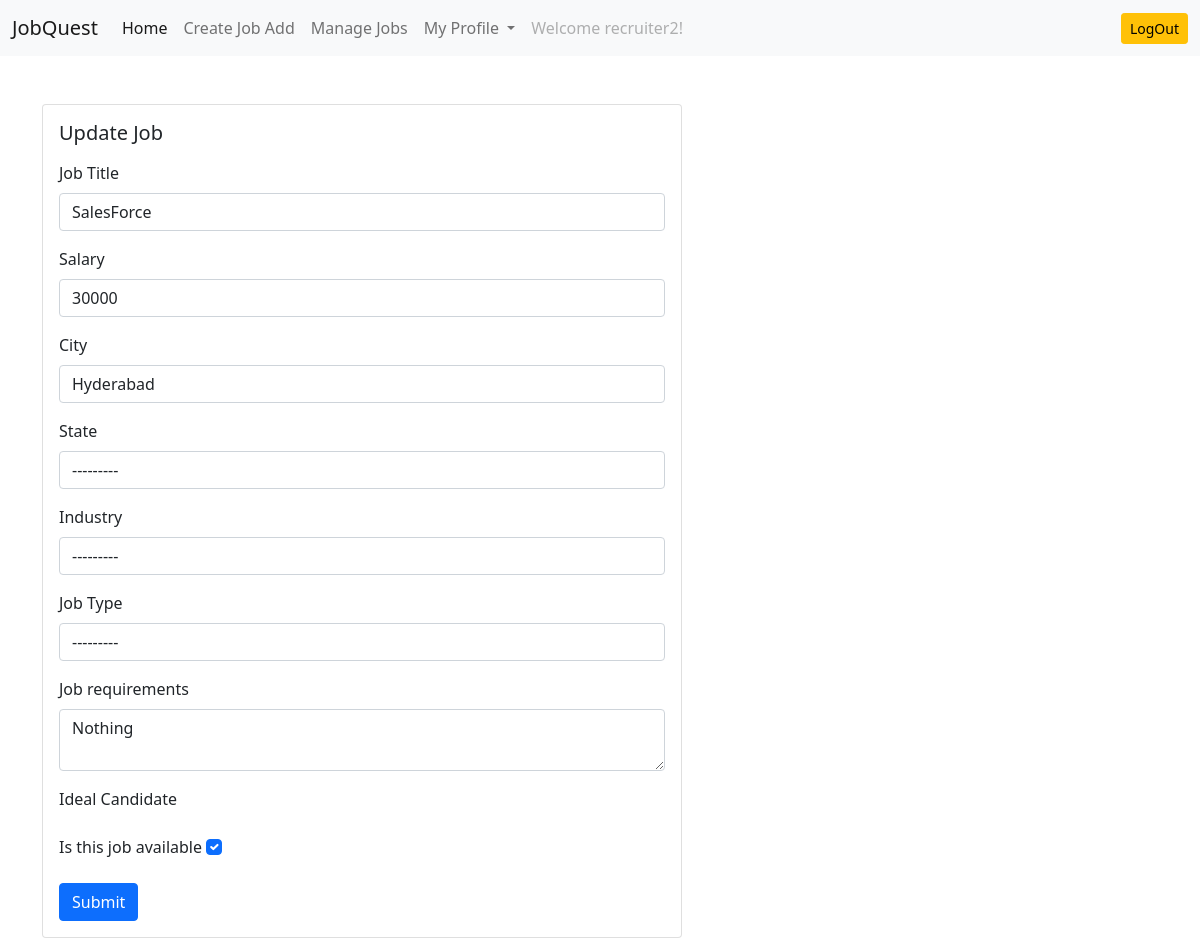
The app's page /job/update-job/1/ (signed in) with its own data.
### users/models.py (models this page shows)
class User(AbstractUser):
    email = models.EmailField(unique=True)
    is_recruiter = models.BooleanField(default=False)
    is_applicant = models.BooleanField(default=False)
    has_resume = models.BooleanField(default=False)
    has_company =  models.BooleanField(default=False)

### job/models.py (models this page shows, shortened)
class Job(models.Model):
    job_type_choices=(
        ('Remote','Remote'),
        ('Onsite','Onsite'),
        ('Hybrid','Hybrid')
    )
    user = models.ForeignKey(User,on_delete=models.CASCADE)
    company = models.ForeignKey(Company, on_delete=models.CASCADE)
    title = models.CharField(max_length=100)
    city = models.CharField(max_length=100)
    salary = models.PositiveIntegerField(default=30000)
    min_experience = models.PositiveIntegerField(default=0)
    max_experience = models.PositiveIntegerField(default=2)
    requirements = models.TextField()   # skills
    skills = models.TextField()
    is_available = models.BooleanField(default=True)
    timestamp = models.DateTimeField(auto_now_add=True)
    industry = models.ForeignKey(Industry, on_delete=models.DO_NOTHING, null=True, blank = True)
    state = models.ForeignKey(State, on_delete=models.DO_NOTHING, null=True, blank=True)
    job_type = models.CharField(max_length=20, choices = job_type_choices, null = True, blank =True)

### job/views.py (the view)
# urls.py: path('update-job/<int:pk>/', views.update_job,name='update-job'),
def update_job(request,pk):
    if request.user.is_recruiter and request.user.has_company:
        job = Job.objects.get(pk=pk)
        if request.method == 'POST':
            form = UpdateJobForm(request.POST, instance=job)
            if form.is_valid():
                form.save()
                messages.info(request,'Your job info has been updated')
                return redirect('dashboard')
            else:
                messages.warning(request,'Something went wrong')
        else:
            form = UpdateJobForm(instance=job)
            context = {'form': form}
            return render(request,'job/update_job.html', context)
    else:
        messages.warning(request, 'Permission Denied')
        return redirect('dashboard')

### job/form.py
class UpdateJobForm(forms.ModelForm):
    class Meta:
        model = Job
        exclude = ('user', 'company')

### job/models.py (called while the page is built)
    def __str__(self):
        return self.name

    def __str__(self):
        return self.name

### templates/job/update_job.html (shortened to what this page needs)
{% extends 'base.html' %}
{% load widget_tweaks %}
{% block content %}
<div class="row">
    <div class="col-md-6">
        <div class="card mx-auto" style="width: 40rem;">
            <div class="card-body">
                <h5 class="card-title mb-3"> Update Job </h5>
                <form method="POST">
                    <div class="mb-3">
                        <label for="exampleInputEmaila" class="form-label">Job Title</label>
                        {% render_field form.title class="form-control" %}
                    </div>
                    <div class="mb-3">
                        <label for="exampleInputEmaila" class="form-label">Salary</label>
                        {% render_field form.salary class="form-control" %}
                    </div>
                    <div class="mb-3">
                        <label for="exampleInputEmaila" class="form-label">City</label>
                        {% render_field form.city class="form-control" %}
                    </div>
                    <div class="mb-3">
                        <label for="exampleInputEmaila" class="form-label">State</label>
                        {% render_field form.state class="form-control" %}
                    </div>
                    <div class="mb-3">
                        <label for="exampleInputEmaila" class="form-label">Industry</label>
                        {% render_field form.industry class="form-control" %}
                    </div>
                    <div class="mb-3">
                        <label for="exampleInputEmaila" class="form-label">Job Type</label>
                        {% render_field form.job_type class="form-control" %}
                    </div>
                    <div class="mb-3">
                        <label for="exampleInputEmaila" class="form-label">Job requirements</label>
                        {% render_field form.requirements|attr:"rows:2" class="form-control" %}
                    </div>
                    <div class="mb-3">
                        <label for="exampleInputPassword1" class="form-label">Ideal Candidate</label>
                    </div>
                    <div class="mb-3">
                        <label for="exampleInputPassword1" class="form-label">Is this job available</label>
                        {% render_field form.is_available class="form-check-input" %}
                    </div>
                    <button type="submit" class="btn btn-primary"> Submit</button>
                </form>
            </div>
        </div>
    </div>
</div>
{% endblock content %}

### templates/base.html (shortened to what this page needs)
<!DOCTYPE html>
<html lang="en">
<head>
  <link href="https://cdn.jsdelivr.net/npm/bootstrap@5.0.2/dist/css/bootstrap.min.css" rel="stylesheet"
>
</head>
<body>
  <nav class="navbar navbar-expand-lg navbar-light bg-light">
    <div class="container-fluid">
      <a class="navbar-brand" href="{% url 'home' %}">JobQuest</a>
      <div class="collapse navbar-collapse" id="navbarSupportedContent">
        {% if request.user.is_authenticated %}
        {% if request.user.is_applicant %}
        <ul class="navbar-nav me-auto mb-2 mb-lg-0">
          <li class="nav-item">
            <a class="nav-link active" aria-current="page" href="{% url 'dashboard'  %}">Home</a>
          </li>
          {% if request.user.has_resume %}
          <li class="nav-item">
            <a class="nav-link" href="{% url 'job-listing'  %}">Apply to jobs</a>
          </li>
          <li class="nav-item">
            <a class="nav-link" aria-current="page" href="{% url 'applied-jobs' %}">Manage Applications</a>
          </li>
          {% else %}
          <li class="nav-item">
            <a class="nav-link" href="{% url 'update-resume' %}">Create resume</a>
          </li>
          {% endif %}
          <li class="nav-item dropdown">
            <a class="nav-link dropdown-toggle" href="#" id="navbarDropdown" role="button" data-bs-toggle="dropdown"
              aria-expanded="false">
              My profile
            </a>
            <ul class="dropdown-menu" aria-labelledby="navbarDropdown">
              <li><a class="dropdown-item" href="#">View Analytics</a></li>
              <li><a class="dropdown-item" href="{% url 'update-resume' %}">My resume</a></li>
              <li>
                <hr class="dropdown-divider">
              </li>
              <li><a class="dropdown-item" href="{%url 'my_preferences' %}">My preferences</a></li>
            </ul>
          </li>
          <li class="nav-item">
            <a class="nav-link disabled" href="#" tabindex="-1" aria-disabled="true">
              Welcome {{ request.user.email|cut:'@'|slice:':-9' }}!
          </a>
          </li>
        </ul>
        <a href="{% url 'logout' %}" class="btn btn-warning btn-sm ">LogOut</a>
        {% elif request.user.is_recruiter %}
        <ul class="navbar-nav me-auto mb-2 mb-lg-0">
          <li class="nav-item">
            <a class="nav-link active" aria-current="page" href="{% url 'dashboard'  %}">Home</a>
          </li>
          {% if request.user.has_company %}
          <li class="nav-item">
            <a class="nav-link" href="{% url 'create-job' %}">Create Job Add</a>
          </li>
          <li class="nav-item">
            <a class="nav-link" href="{% url 'manage-jobs' %}">Manage Jobs</a>
          </li>
          {% else %}
          <li class="nav-item">
            <a class="nav-link" href="{% url 'update-company' %}">Create Company</a>
          </li>
          {% endif %}
          <li class="nav-item dropdown">
            <a class="nav-link dropdown-toggle" href="#" id="navbarDropdown" role="button" data-bs-toggle="dropdown"
              aria-expanded="false">
              My Profile
            </a>
          </li>
          <li class="nav-item">
            <a class="nav-link disabled" href="#" tabindex="-1" aria-disabled="true"> Welcome {{ request.user.email|cut:'@'|slice:':-9' }}!</a>
          </li>
        </ul>
        <a href="{% url 'logout' %}" class="btn btn-warning btn-sm ">LogOut</a>
        {% endif %}
        {% endif %}
      </div>
    </div>
  </nav>
  <div class="container mt-5">
    {% block content %}
    {% endblock content %}
  </div>
</body>
</html>

### records on screen
User: user.email "recruiter2"
Job: title "SalesForce", salary "30000", city "Hyderabad", state "---------", industry "---------", job_type "---------", requirements "Nothing", is_available "☑"
